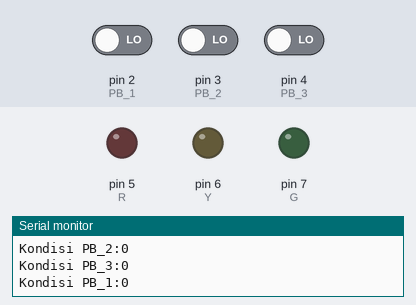
Recording of a sketch running on a simulated Arduino Uno, built with avr-gcc and run on an emulated ATmega328P. Shown: output pins drawn as LEDs (lit = HIGH), the last lines printed to the serial monitor. Dashed ring = blinking. Inputs (shaded band) come from the test bench; at power-on: pin 2 (PB_1) LOW, pin 3 (PB_2) LOW, pin 4 (PB_3) LOW.

Above: at 1.2 s.
1.3 s: pin 2 (PB_1) driven HIGH
At 1.49 s:
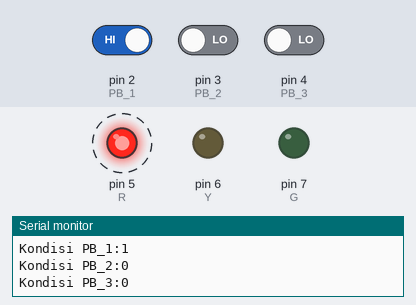
4.3 s: pin 2 (PB_1) driven LOW
At 4.9 s:
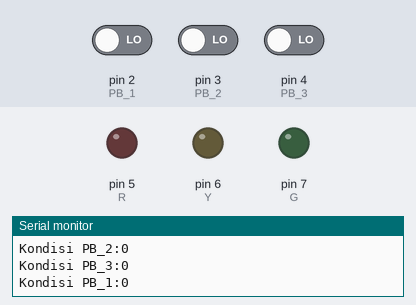
Timing chart, 0 to 7.3 s (numbered marks = the images above; inputs shaded):
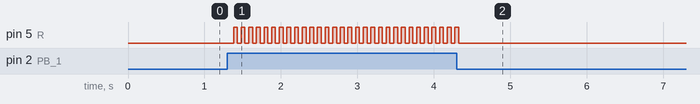

The sketch:

1.5_challenge_1_1PB.ino
```cpp
int PB_1 = 2;
int PB_2 = 3;
int PB_3 = 4;
int R = 5;
int Y = 6;
int G = 7;
int m = 0;
void setup() {
  Serial.begin(9600);
  pinMode(PB_1,INPUT);
  pinMode(PB_2,INPUT);
  pinMode(PB_3,INPUT);
  pinMode(R,OUTPUT);
  pinMode(Y,OUTPUT);
  pinMode(G,OUTPUT);

}

void loop() {
  int bacaPB_1=digitalRead(PB_1);
  int bacaPB_2=digitalRead(PB_2);
  int bacaPB_3=digitalRead(PB_3);
  Serial.println("Kondisi PB_1:" +String(bacaPB_1));
  Serial.println("Kondisi PB_2:" +String(bacaPB_2));
  Serial.println("Kondisi PB_3:" +String(bacaPB_3));

  if (bacaPB_1== 1 && m== 0){

    digitalWrite(R,HIGH);
    m = 1;
  }
  else if (bacaPB_1== 1 && m==1) {

    digitalWrite(R,LOW);
    m = 0;
  }

}
```

Measured:
- after the input at 1.3 s, pin 5 (R): alternates HIGH for 0.05 s and LOW for 0.05 s, starting after 0.08 s
- after the input at 4.3 s, pin 5 (R): goes on until 4.3 s, then stays LOW
